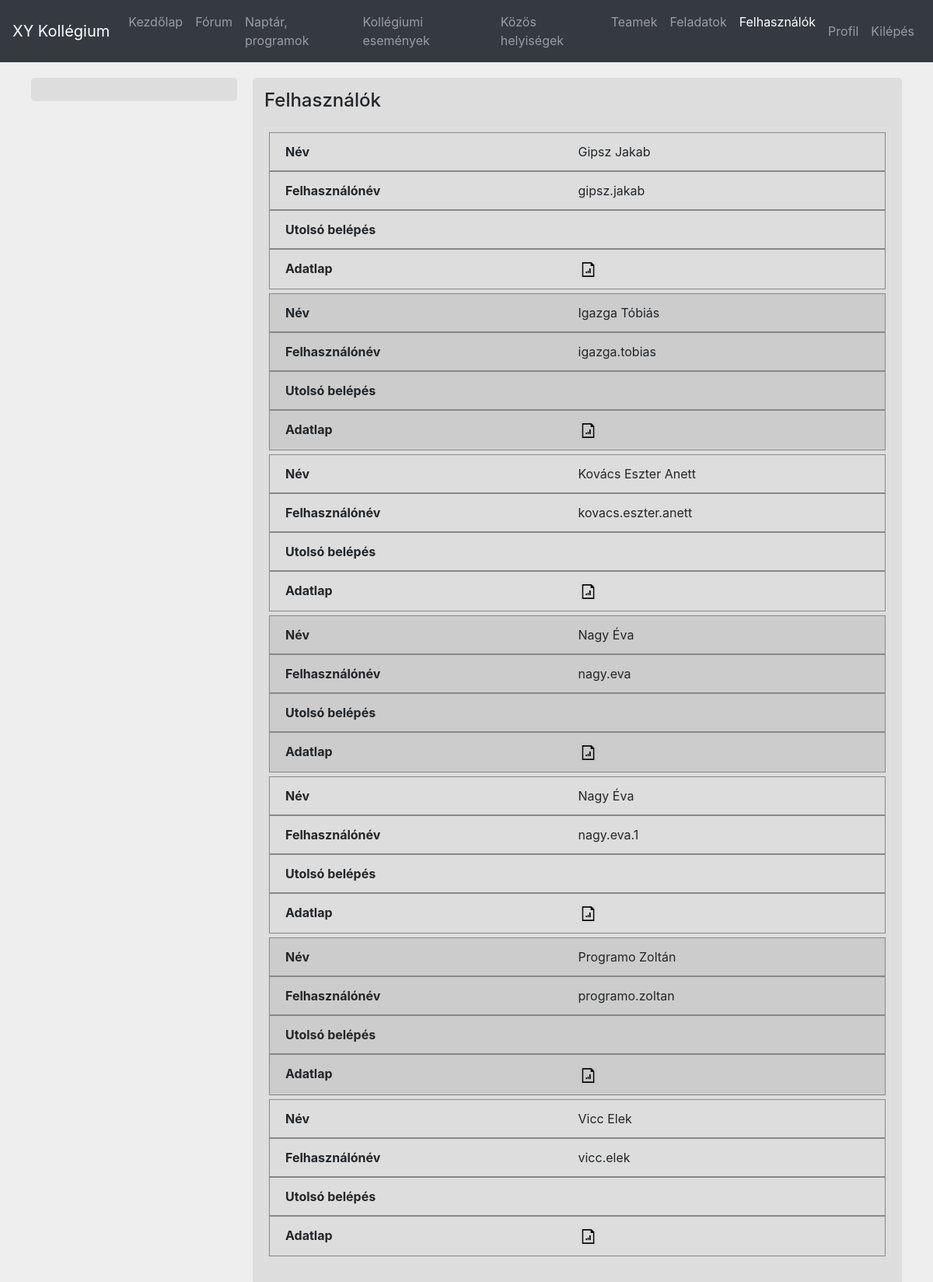
The app's page /addUser.php (signed in) with its own data.
### tables this page shows
CREATE TABLE IF NOT EXISTS felhasznalok (
	felhasznalonev VARCHAR(80),
	jelszo VARCHAR(15),
	vezeteknev VARCHAR(20),
	keresztnev VARCHAR(20),
	masodik_nev VARCHAR(20),
	email VARCHAR(40),
	team VARCHAR(40),
	team_szerepkor TINYINT,
	jogosultsag TINYINT,
	utolso_belepes DATETIME,
	PRIMARY KEY (felhasznalonev),
	FOREIGN KEY (team) REFERENCES teamek(team_nev) ON UPDATE CASCADE
	ON DELETE SET NULL
);

### addUser.php (the view, shortened to what this page needs)
<?php
include 'common.php';
$host = "localhost";
$user = "root";
$password = "";
$conn = mysqli_connect($host, $user, $password) or die ("Nem sikerült kapcsolódni a szerverhez: " . mysqli_connect_error());
mysqli_query($conn, "SET NAMES utf8 COLLATE utf8_hungarian_ci");
mysqli_select_db($conn, "kollegium") or die ("Nem lehet csatlakozni az adatbázishoz: " . mysqli_error($conn));
$sql = "SELECT * FROM felhasznalok";
$result = mysqli_query($conn, $sql);
$userList = mysqli_fetch_all($result, MYSQLI_ASSOC);
?><!doctype html>
<html lang="hu">
<head>
	<link rel="stylesheet" type="text/css" href="css/addUser.css">
</head>
<body>
	<div class="container">
		<div class="row">
			<div class="col-sm-3">
			</div>
			<div class="col-sm-9">
				<?php
				echo '<h4>Felhasználók</h4>';
				if (count($userList) > 0) {
					echo '<table class="table table-bordered">';
					$fullname = "";
					foreach ($userList as $row) {
						if ($row["masodik_nev"] != "") {
							$fullname = $row["vezeteknev"].' '.$row["keresztnev"].' '.$row["masodik_nev"];
						} else {
							$fullname = $row["vezeteknev"].' '.$row["keresztnev"];
						}
						if ($_SESSION["felhasznalonev"] !== $row["felhasznalonev"]) {
							echo '<tr>';
							echo '<td>'.$fullname.'</td>';
							echo '<td>'.$row["felhasznalonev"].'</td>';
							echo '<td>'.$row["utolso_belepes"].'</td>';
							echo '<td><a href="userData.php?user='.$row["felhasznalonev"].'"><img src="images/datasheet.png" alt="Felhasználó adatlapja" style="height: 25px;"/></a></td>';
							echo '</tr>';
						}
					}
					echo '</table>';
				}
				?>
			</div>
		</div>
	</div>
</body>
</html>

### css/addUser.css (style rules this page uses)
table { width: 100%; border-collapse: collapse; text-align: center; }
table.table-bordered > tbody > tr > td { border: 1px solid #000000; }
@media only screen and (max-width: 1248px), (min-device-width: 768px) and (max-device-width: 1024px) { td:nth-of-type(1):before { content: "Név"; } }
@media only screen and (max-width: 1248px), (min-device-width: 768px) and (max-device-width: 1024px) { td:nth-of-type(2):before { content: "Felhasználónév"; } }
@media only screen and (max-width: 1248px), (min-device-width: 768px) and (max-device-width: 1024px) { td:nth-of-type(3):before { content: "Utolsó belépés"; } }
@media only screen and (max-width: 1248px), (min-device-width: 768px) and (max-device-width: 1024px) { td:nth-of-type(4):before { content: "Adatlap"; } }

### css/common.css (style rules this page uses)
body { height: 100%; background-color: #EEEEEE; }
.col-sm-3, .col-sm-9 { height: 100%; margin-top: 10px; padding: 15px; background-color: #DDDDDD; border: 10px solid #EEEEEE; border-radius: 15px; }
h4 { margin-bottom: 20px; }

### css/tableCommon.css (style rules this page uses)
@media only screen and (max-width: 1248px), (min-device-width: 768px) and (max-device-width: 1024px) { table, thead, tbody, th, td, tr { display: block; } }
@media only screen and (max-width: 1248px), (min-device-width: 768px) and (max-device-width: 1024px) { table.table-bordered > tbody > tr > td { border: 1px solid #888888 !important; } }
@media only screen and (max-width: 1248px), (min-device-width: 768px) and (max-device-width: 1024px) { tr { text-align: left; margin: 5px; } }
@media only screen and (max-width: 1248px), (min-device-width: 768px) and (max-device-width: 1024px) { tr:nth-of-type(odd) { background-color: #CCCCCC; } }
@media only screen and (max-width: 1248px), (min-device-width: 768px) and (max-device-width: 1024px) { .table td { min-height: 50px; border: none; border-bottom: 1px solid #888888; position: relative; padding-left: 50%; } }
@media only screen and (max-width: 1248px), (min-device-width: 768px) and (max-device-width: 1024px) { .table td:before { min-height: 50px; position: absolute; left: 20px; width: 50%; padding-right: 10px; white-space: nowrap; font-weight: bold; } }

### records on screen
felhasznalok: fullname "Gipsz Jakab", felhasznalonev "gipsz.jakab"
felhasznalok: fullname "Igazga Tóbiás", felhasznalonev "igazga.tobias"
felhasznalok: fullname "Kovács Eszter Anett", felhasznalonev "kovacs.eszter.anett"
felhasznalok: fullname "Nagy Éva", felhasznalonev "nagy.eva"
felhasznalok: fullname "Nagy Éva", felhasznalonev "nagy.eva.1"
felhasznalok: fullname "Programo Zoltán", felhasznalonev "programo.zoltan"
felhasznalok: fullname "Vicc Elek", felhasznalonev "vicc.elek"
